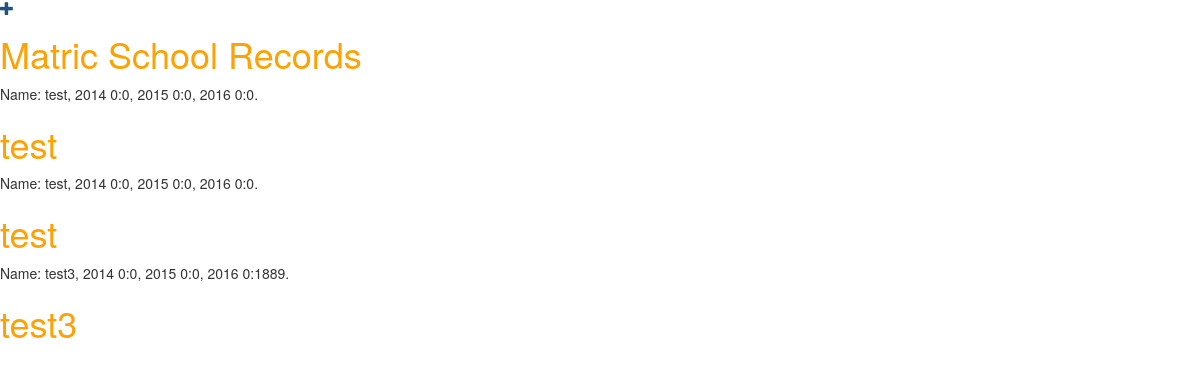
Before: /matric/ with the older database file.
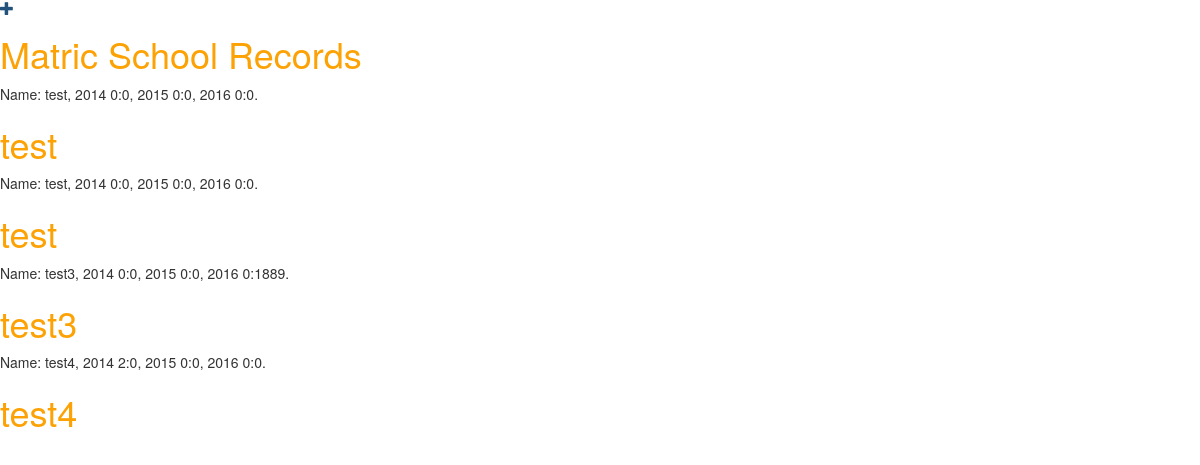
After: the same page with the newer database file.
### matric/models.py (models this page shows, shortened)
class SchoolRecord(models.Model):
	emis = models.CharField(max_length=9)
	centre_no = models.CharField(max_length=7, primary_key=True)
	name = models.CharField(max_length=256)
	wrote_2014 = models.PositiveIntegerField(default=0)
	passed_2014 = models.PositiveIntegerField(default=0)
	wrote_2015 = models.PositiveIntegerField(default=0)
	passed_2015 = models.PositiveIntegerField(default=0)
	wrote_2016 = models.PositiveIntegerField(default=0)
	passed_2016 = models.PositiveIntegerField(default=0)
	def __str__(self):
		return ("Name: {0}, 2014 {1}:{2}, 2015 {3}:{4}, 2016 {5}:{6}.".format(self.name, self.wrote_2014,self.passed_2014,self.wrote_2015,self.passed_2015,self.wrote_2016,self.passed_2016))

### matric/views.py (the view)
# urls.py: path('', views.matric_list, name='matric_list'),
def matric_list(request):
	school_records = SchoolRecord.objects.all()
	return render(request, 'matric/matric_list.html', {'school_records': school_records})

### matric/templates/matric/matric_list.html (shortened to what this page needs)
{% load staticfiles %}
<html>
    <head>
        <link rel="stylesheet" href="//maxcdn.bootstrapcdn.com/bootstrap/3.2.0/css/bootstrap.min.css">
        <link rel="stylesheet" href="//maxcdn.bootstrapcdn.com/bootstrap/3.2.0/css/bootstrap-theme.min.css">
        <link rel="stylesheet" href="{% static 'css/matric.css' %}">
    </head>
    <body>
        <div>
			<a href="{% url 'school_record_new' %}" class="top-menu"><span class="glyphicon glyphicon-plus"></span></a>
            <h1><a href="/matric/">Matric School Records</a></h1>
        </div>
        	{% for school_record in school_records %}
		{{ school_record }}
			<h1><a href="{% url 'matric_detail' school_record.pk  %}">{{school_record.name}}</a></h1>
		{% endfor %}
    </body>
</html>

Changed rows visible on the page:
added SchoolRecord: name+wrote_2014+passed_2014 "Name: test4, 2014 2:0, 2015 0:0, 2016 0:0.", name "test4"
